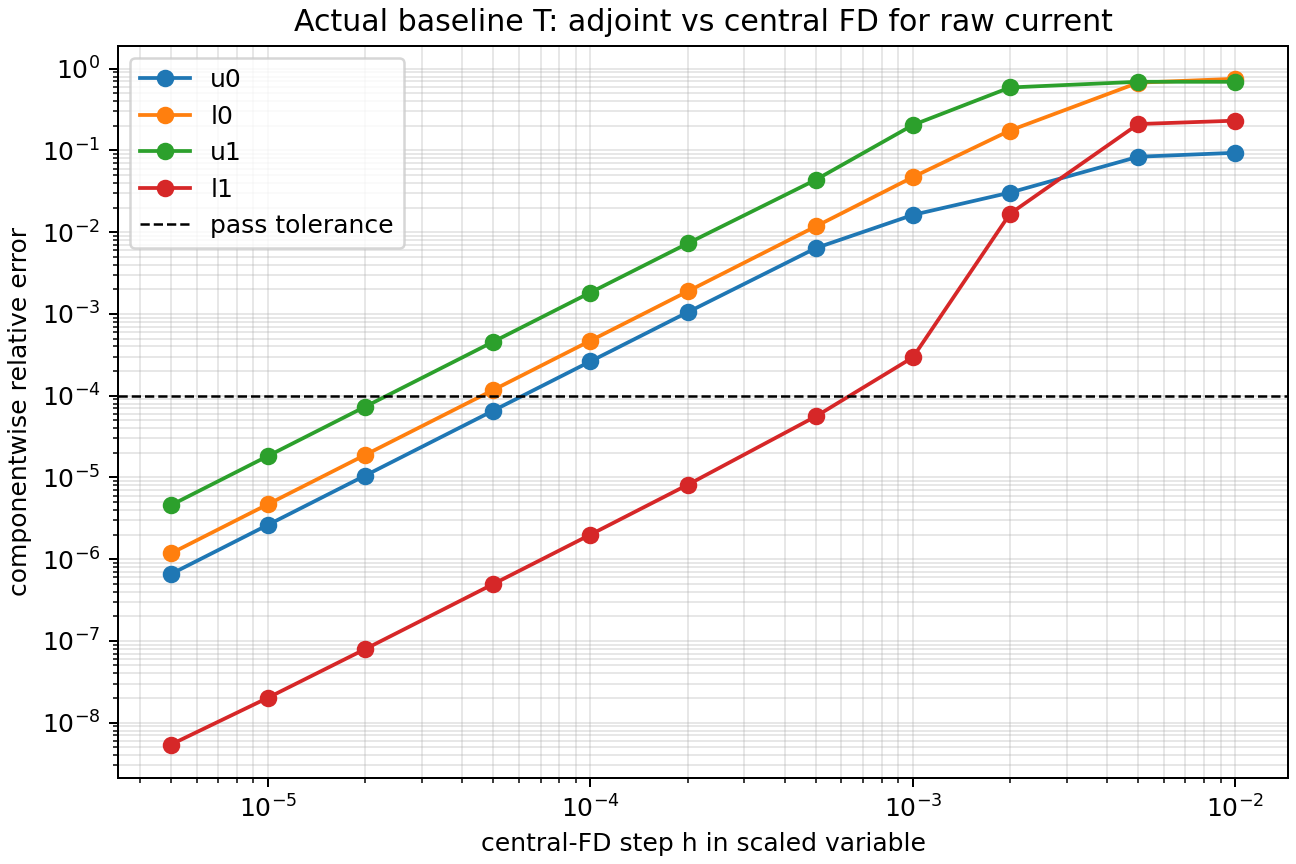

Here is the Python script that generated this plot:
from __future__ import annotations

import csv
from hashlib import sha256
import json
from pathlib import Path
import sys

import matplotlib

matplotlib.use("Agg")
import matplotlib.pyplot as plt
import numpy as np


HERE = Path(__file__).resolve().parent
PROJECT_ROOT = HERE.parent
sys.path.insert(0, str(PROJECT_ROOT / "src"))

from tairte4_boundary_adjoint.baseline import (  # noqa: E402
    BASELINE_ROOT,
    ElectricalModel,
    load_config,
)
from tairte4_boundary_adjoint.robin import DifferentiableContactModel  # noqa: E402
from tairte4_boundary_adjoint.scaled import ScaledDesign  # noqa: E402


VARIABLES = ("u0=c0/P", "l0=L0/P", "u1=c1/P", "l1=L1/P")
DESIGN_PHYSICAL_UM = np.asarray([6.1, 7.3, 58.4, 10.7], dtype=float)
FD_STEPS_SCALED = np.asarray(
    [1e-2, 5e-3, 2e-3, 1e-3, 5e-4, 2e-4, 1e-4, 5e-5, 2e-5, 1e-5, 5e-6],
    dtype=float,
)
CONTACT_CONDUCTANCE_S_M2 = 1.0e12
TRANSITION_WIDTH_M = 0.75e-6
BOUNDARY_QUADRATURE_ORDER = 5
PASS_MAX_COMPONENT_RELATIVE_ERROR = 1.0e-4
PASS_SECOND_ORDER_RANGE = (1.8, 2.2)


def file_sha256(path: Path) -> str:
    return sha256(path.read_bytes()).hexdigest()


def write_csv(path: Path, rows: list[dict[str, float]]) -> None:
    with path.open("w", newline="", encoding="utf-8") as handle:
        writer = csv.DictWriter(
            handle,
            fieldnames=list(rows[0]),
            lineterminator="\n",
        )
        writer.writeheader()
        writer.writerows(rows)


def main() -> int:
    config_path = BASELINE_ROOT / "configs" / "per_beam_500nm.json"
    fields_path = (
        BASELINE_ROOT / "results" / "per_beam_500nm_final" / "per_beam_fields.npz"
    )
    config = load_config(config_path)
    with np.load(fields_path) as fields:
        centers_m = np.asarray(fields["beam_centers_m"], dtype=float)
        beam_index = int(np.argmin(np.linalg.norm(centers_m, axis=1)))
        temperature_nodes_K = np.asarray(
            fields["temperature_nodes_K"][beam_index], dtype=float
        )

    electrical = ElectricalModel(config)
    model = DifferentiableContactModel(
        electrical,
        temperature_nodes_K,
        contact_conductance_S_m2=CONTACT_CONDUCTANCE_S_M2,
        transition_m=TRANSITION_WIDTH_M,
        quadrature_order=BOUNDARY_QUADRATURE_ORDER,
    )
    perimeter_m = model.perimeter.perimeter_m
    x0 = DESIGN_PHYSICAL_UM * 1.0e-6 / perimeter_m
    parameters = ScaledDesign.from_array(x0).to_physical(perimeter_m)
    constraints, _ = model.perimeter.separation_constraints_scaled(
        x0, gap_fraction=0.5e-6 / perimeter_m
    )
    if np.any(constraints <= 0.0):
        raise RuntimeError(f"gradient-check design is not strictly feasible: {constraints}")

    base = model.evaluate(parameters)
    adjoint_scaled = perimeter_m * base.current_gradient_A_per_m
    gradient_floor = max(np.linalg.norm(adjoint_scaled), np.finfo(float).tiny) * 1e-12
    rows: list[dict[str, float]] = []
    arrays: list[dict[str, np.ndarray | float]] = []
    for step in FD_STEPS_SCALED:
        fd = np.zeros(4, dtype=float)
        plus_current = np.zeros(4, dtype=float)
        minus_current = np.zeros(4, dtype=float)
        for index in range(4):
            plus_x = x0.copy()
            minus_x = x0.copy()
            plus_x[index] += step
            minus_x[index] -= step
            plus = model.evaluate(
                ScaledDesign.from_array(plus_x).to_physical(perimeter_m)
            )
            minus = model.evaluate(
                ScaledDesign.from_array(minus_x).to_physical(perimeter_m)
            )
            plus_current[index] = plus.current_A
            minus_current[index] = minus.current_A
            fd[index] = (plus.current_A - minus.current_A) / (2.0 * step)
        absolute_error = np.abs(fd - adjoint_scaled)
        denominator = np.maximum.reduce(
            (np.abs(fd), np.abs(adjoint_scaled), np.full(4, gradient_floor))
        )
        relative_error = absolute_error / denominator
        vector_relative_error = float(
            np.linalg.norm(fd - adjoint_scaled)
            / max(np.linalg.norm(fd), np.linalg.norm(adjoint_scaled), gradient_floor)
        )
        row: dict[str, float] = {
            "h_scaled": float(step),
            "h_physical_um": float(step * perimeter_m * 1e6),
            "vector_relative_error": vector_relative_error,
            "max_component_relative_error": float(np.max(relative_error)),
        }
        for index, name in enumerate(("u0", "l0", "u1", "l1")):
            row[f"adjoint_{name}_A"] = float(adjoint_scaled[index])
            row[f"central_fd_{name}_A"] = float(fd[index])
            row[f"absolute_error_{name}_A"] = float(absolute_error[index])
            row[f"relative_error_{name}"] = float(relative_error[index])
            row[f"plus_current_{name}_A"] = float(plus_current[index])
            row[f"minus_current_{name}_A"] = float(minus_current[index])
        rows.append(row)
        arrays.append(
            {
                "step": float(step),
                "fd": fd,
                "absolute_error": absolute_error,
                "relative_error": relative_error,
            }
        )

    best_index = int(np.argmin([row["max_component_relative_error"] for row in rows]))
    best = rows[best_index]
    best_arrays = arrays[best_index]
    component_pass = np.asarray(best_arrays["relative_error"]) <= (
        PASS_MAX_COMPONENT_RELATIVE_ERROR
    )
    residual_pass = (
        base.state_residual_relative <= 1e-10
        and base.adjoint_residual_relative <= 1e-10
    )
    tail_max_errors = np.asarray(
        [entry["max_component_relative_error"] for entry in rows[-3:]], dtype=float
    )
    tail_steps = FD_STEPS_SCALED[-3:]
    tail_observed_orders = np.log(tail_max_errors[:-1] / tail_max_errors[1:]) / np.log(
        tail_steps[:-1] / tail_steps[1:]
    )
    second_order_pass = bool(
        np.all(tail_observed_orders >= PASS_SECOND_ORDER_RANGE[0])
        and np.all(tail_observed_orders <= PASS_SECOND_ORDER_RANGE[1])
    )
    passed = bool(np.all(component_pass) and residual_pass and second_order_pass)

    summary = {
        "status": "PASS" if passed else "FAIL",
        "scope": "raw current gradient only; no optimizer was called",
        "baseline_root": str(BASELINE_ROOT),
        "config_path": str(config_path),
        "config_sha256": file_sha256(config_path),
        "temperature_fields_path": str(fields_path),
        "temperature_fields_sha256": file_sha256(fields_path),
        "beam_index": beam_index,
        "beam_center_um": (centers_m[beam_index] * 1e6).tolist(),
        "temperature_shape": list(temperature_nodes_K.shape),
        "temperature_min_K": float(np.min(temperature_nodes_K)),
        "temperature_max_K": float(np.max(temperature_nodes_K)),
        "mesh_step_um": float(electrical.step_m * 1e6),
        "perimeter_um": float(perimeter_m * 1e6),
        "scaled_variable_order": list(VARIABLES),
        "design_physical_um": DESIGN_PHYSICAL_UM.tolist(),
        "design_scaled": x0.tolist(),
        "separation_constraints": constraints.tolist(),
        "contact_conductance_S_m2": CONTACT_CONDUCTANCE_S_M2,
        "transition_width_um": TRANSITION_WIDTH_M * 1e6,
        "boundary_quadrature_order": BOUNDARY_QUADRATURE_ORDER,
        "contact_discretization": base.contact_discretization,
        "current_A": base.current_A,
        "adjoint_gradient_A_per_scaled_variable": adjoint_scaled.tolist(),
        "state_residual_relative": base.state_residual_relative,
        "adjoint_residual_relative": base.adjoint_residual_relative,
        "matrix_relative_asymmetry": base.matrix_relative_asymmetry,
        "pass_tolerance_max_component_relative_error": (
            PASS_MAX_COMPONENT_RELATIVE_ERROR
        ),
        "best_h_scaled": best["h_scaled"],
        "best_h_physical_um": best["h_physical_um"],
        "best_central_fd_gradient_A_per_scaled_variable": np.asarray(
            best_arrays["fd"]
        ).tolist(),
        "best_component_absolute_errors_A": np.asarray(
            best_arrays["absolute_error"]
        ).tolist(),
        "best_component_relative_errors": np.asarray(
            best_arrays["relative_error"]
        ).tolist(),
        "best_vector_relative_error": best["vector_relative_error"],
        "best_max_component_relative_error": best[
            "max_component_relative_error"
        ],
        "component_pass": component_pass.tolist(),
        "residual_pass": residual_pass,
        "tail_steps_scaled_for_order_check": tail_steps.tolist(),
        "tail_max_component_relative_errors": tail_max_errors.tolist(),
        "tail_observed_central_fd_orders": tail_observed_orders.tolist(),
        "pass_second_order_range": list(PASS_SECOND_ORDER_RANGE),
        "second_order_pass": second_order_pass,
        "evaluations": rows,
    }
    output_json = HERE / "phase3_gradient_check.json"
    output_csv = HERE / "phase3_gradient_check.csv"
    output_plot = HERE / "phase3_gradient_check.png"
    output_json.write_text(json.dumps(summary, indent=2) + "\n", encoding="utf-8")
    write_csv(output_csv, rows)

    fig, ax = plt.subplots(figsize=(7.2, 4.8), constrained_layout=True)
    steps = np.asarray([entry["step"] for entry in arrays], dtype=float)
    for index, variable in enumerate(("u0", "l0", "u1", "l1")):
        errors = np.asarray(
            [np.asarray(entry["relative_error"])[index] for entry in arrays]
        )
        ax.loglog(steps, errors, "o-", label=variable)
    ax.axhline(
        PASS_MAX_COMPONENT_RELATIVE_ERROR,
        color="black",
        linestyle="--",
        linewidth=1.0,
        label="pass tolerance",
    )
    ax.set_xlabel("central-FD step h in scaled variable")
    ax.set_ylabel("componentwise relative error")
    ax.set_title("Actual baseline T: adjoint vs central FD for raw current")
    ax.grid(True, which="both", alpha=0.3)
    ax.legend()
    fig.savefig(output_plot, dpi=180)
    plt.close(fig)

    print(json.dumps(summary, indent=2))
    return 0 if passed else 2


if __name__ == "__main__":
    raise SystemExit(main())
